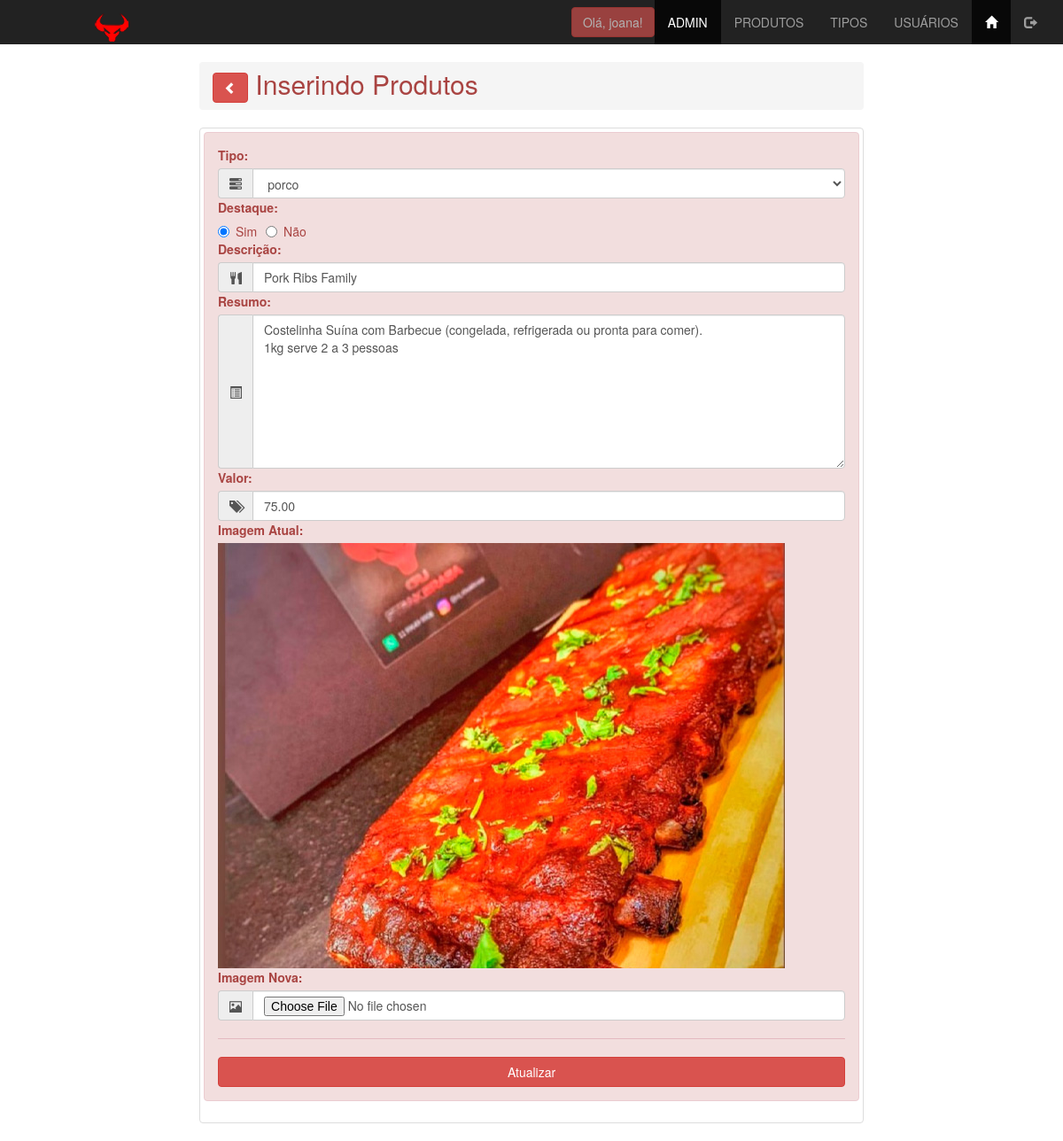
Screenshot of /admin/produtos_atualiza.php?id_produto=11 (signed in) with the database file from the repository.
### tables this page shows
CREATE TABLE `tbprodutos` (
  `id_produto` int(11) NOT NULL AUTO_INCREMENT,
  `id_tipo_produto` int(11) NOT NULL,
  `descri_produto` varchar(100) NOT NULL,
  `resumo_produto` varchar(1000) DEFAULT NULL,
  `valor_produto` decimal(9,2) DEFAULT NULL,
  `imagem_produto` varchar(50) DEFAULT NULL,
  `destaque_produto` enum('Sim','Não') NOT NULL,
  PRIMARY KEY (`id_produto`),
  KEY `id_tipo_produto_fk` (`id_tipo_produto`),
  CONSTRAINT `id_tipo_produto_fk` FOREIGN KEY (`id_tipo_produto`) REFERENCES `tbtipos` (`id_tipo`) ON DELETE NO ACTION ON UPDATE NO ACTION
);

CREATE TABLE `tbtipos` (
  `id_tipo` int(11) NOT NULL AUTO_INCREMENT,
  `sigla_tipo` varchar(3) NOT NULL,
  `rotulo_tipo` varchar(15) NOT NULL,
  PRIMARY KEY (`id_tipo`)
);

### admin/produtos_atualiza.php (the view, shortened to what this page needs)
<?php
include 'acesso_com.php'; include '../conn/connect.php';
if($_GET){
    $id_form = $_GET['id_produto'];
}else{
    $id_form = 0;
}
$lista = $conn->query("select * from tbprodutos where id_produto = $id_form");
$row = $lista->fetch_assoc();
    $consulta_fk = "select * from tbtipos order by rotulo_tipo asc";
    $lista_fk = $conn->query($consulta_fk);
    $row_fk = $lista_fk->fetch_assoc();
?>
<!DOCTYPE html>
<html lang="pt-br">
<head>
    <link rel="stylesheet" href="../css/bootstrap.min.css">
    <link rel="stylesheet" href="../css/estilo.css">
</head>
<body>
    <?php include "menu_adm.php"?>
    <main class="container">
        <div class="row">
            <div class="col-xs-12 col-sm-offset-2 col-sm-6 col-md-8">
                <h2 class="breadcrumb text-danger">
                    <a href="produtos_lista.php">
                        <button class="btn btn-danger">
                            <span class="glyphicon glyphicon-chevron-left"></span>
                        </button>
                    </a>
                    Inserindo Produtos
                </h2>
                <div class="thumbnail">
                    <div class="alert alert-danger" role="alert">
                        <form action="produtos_atualiza.php" method="post" name="form_produto_insere" enctype="multipart/form-data" id="form_produto_insere">
                        <label for="id_tipo_produto">Tipo:</label>
                            <div class="input-group">
                                <span class="input-group-addon">
                                    <span class="glyphicon glyphicon-tasks" aria-hidden="true"></span>
                                </span>
                                <select name="id_tipo_produto" id="id_tipo_produto" class="form-control" required>
                                    <?php do {?>
                                        <option value="<?php echo $row_fk['id_tipo']; ?>"
                                            <?php
                                                if(!(strcmp($row_fk['id_tipo'],$row['id_tipo_produto']))){
                                                    echo "selected=\"selected\"";
                                                };
                                            ?>
                                        >
                                                <?php echo $row_fk['rotulo_tipo'];?>
                                        </option>
                                    <?php }while($row_fk=$lista_fk->fetch_assoc());?>
                                </select>
                            </div>
                            <label for="destaque_produto">Destaque:</label>
                            <div class="input-group">
                                <label for="destaque_produto_s" class="radio-inline">
                                    <input type="radio" name="destaque_produto" id="destaque_produto" value="Sim" <?php echo $row['destaque_produto']=="Sim"?"checked":null ?>>Sim
                                </label>
                                <label for="destaque_produto_n" class="radio-inline">
                                    <input type="radio" name="destaque_produto" id="destaque_produto" value="Não" <?php echo $row['destaque_produto']=="Não"?"checked":null ?>>Não
                                </label>
                            </div>
                            <label for="descri_produto">Descrição:</label>
                            <div class="input-group">
                                <span class="input-group-addon">
                                    <span class="glyphicon glyphicon-cutlery" aria-hidden="true"></span>
                                </span>
                                <input type="text" name="descri_produto" id="descri_produto" class="form-control" placeholder="Digite a descrição do Produto" maxlength="100" value="<?php echo $row['descri_produto'] ?>">
                            </div>
                            <label for="resumo_produto">Resumo:</label>
                            <div class="input-group">
                                <span class="input-group-addon">
                                    <span class="glyphicon glyphicon-list-alt" aria-hidden="true"></span>
                                </span>
                                <textarea name="resumo_produto" id="resumo_produto" cols="30" rows="8" class="form-control" placeholder="Digite o resumo do Produto" maxlength="100"><?php echo $row['resumo_produto'] ?></textarea>
                            </div>
                            <label for="valor_produto">Valor:</label>
                            <div class="input-group">
                                <span class="input-group-addon">
                                    <span class="glyphicon glyphicon-tags" aria-hidden="true"></span>
                                </span>
                                <input type="number" name="valor_produto" id="valor_produto" class="form-control" required min="0" step="0,01" value="<?php echo $row['valor_produto'] ?>">
                            </div>
                            <label for="imagem_produto_atual">Imagem Atual:</label>
                            <img src="../images/<?php echo $row['imagem_produto']; ?>" alt="">
                            <label for="imagem_produto">Imagem Nova:</label>
                            <div class="input-group">
                            <span class="input-group-addon">
                                    <span class="glyphicon glyphicon-picture" aria-hidden="true"></span>
                                </span>
                                <input type="file" name="imagem_produto" id="imagem_produto" class="form-control" accept="image/*">
                            </div>
                            <hr>
                            <input type="submit" id="atualizar" name="atualizar" value="Atualizar" class="btn btn-danger btn-block">
                        </form>
                    </div>
                </div>
            </div>
        </div>
    </main>
</body>
</html>

### admin/menu_adm.php (shortened to what this page needs)
<!DOCTYPE html>
<html lang="pt-br">
<head>
</head>
<body>
<nav class="nav navbar-inverse">
<div class="container-fluid">
    <div class="navbar-header">
        <a href="index.php" class="navbar-brand">
            <img src="../images/logo-brasastor-adm.png" alt="">
        </a>
    </div>
    <div class="collapse navbar-collapse" id="defaultNavbar">
        <ul class="nav navbar-nav navbar-right">
            <li>
                <button type="button" class="btn btn-danger navbar-btn disabled">
                    Olá, <?php echo($_SESSION['login_usuario']); ?>!
                </button>
            </li>
            <li class="active"><a href="index.php">ADMIN</a></li>
            <li><a href="produtos_lista.php">PRODUTOS</a></li>
            <li><a href="tipos_lista.php">TIPOS</a></li>
            <li><a href="usuarios_lista.php">USUÁRIOS</a></li>
            <li class="active">
                <a href="../index.php">
                    <span class="glyphicon glyphicon-home"></span>
                </a>
            </li>
            <li>
                <a href="logout.php">
                    <span class="glyphicon glyphicon-log-out"></span>
                </a>
            </li>
        </ul>
    </div>
</div>
</nav>
</body>
</html>

### css/estilo.css (style rules this page uses)
nav { position:; }

### rows the page displays
tbprodutos: id_tipo_produto "porco", destaque_produto "☑ Destaque:", descri_produto "Pork Ribs Family", resumo_produto "Costelinha Suína com Barbecue (congelada, refrigerada ou pronta para comer). 1kg serve 2 a 3 pessoas", valor_produto "75.00", imagem_produto (picture)

### other values shown
$_SESSION['login_usuario'] "joana"
